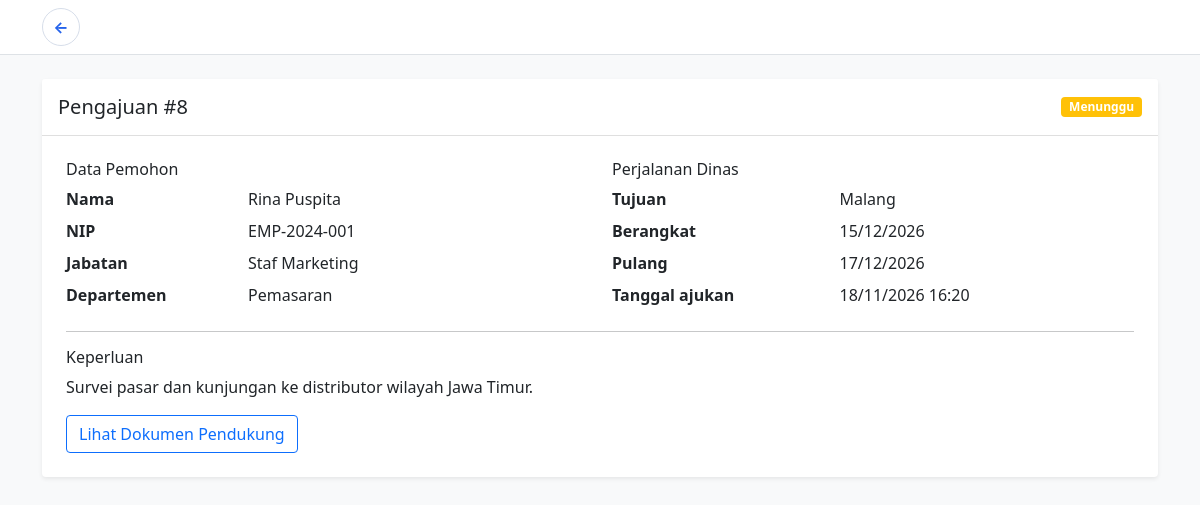
/detail_pengajuan.php?id=8 (signed in), run on the app's committed database.
### tables this page shows
CREATE TABLE IF NOT EXISTS `pengajuan` (
    `id_pengajuan` INT UNSIGNED NOT NULL AUTO_INCREMENT,
    `id_karyawan` INT UNSIGNED NOT NULL,
    `tujuan` VARCHAR(150) NOT NULL,
    `tanggal_berangkat` DATE NOT NULL,
    `tanggal_pulang` DATE NOT NULL,
    `keperluan` TEXT NOT NULL,
    `dokumen` VARCHAR(255) DEFAULT NULL,
    `status` ENUM('Menunggu', 'Disetujui', 'Ditolak') NOT NULL DEFAULT 'Menunggu',
    `alasan_penolakan` TEXT DEFAULT NULL,
    `biaya_estimasi` DECIMAL(15,2) NOT NULL DEFAULT 0,
    `tanggal_pengajuan` DATETIME NOT NULL DEFAULT CURRENT_TIMESTAMP,
    `tanggal_keputusan` DATETIME DEFAULT NULL,
    PRIMARY KEY (`id_pengajuan`),
    CONSTRAINT `fk_pengajuan_karyawan`
        FOREIGN KEY (`id_karyawan`) REFERENCES `karyawan` (`id_karyawan`)
        ON UPDATE CASCADE
        ON DELETE CASCADE,
    CONSTRAINT `chk_pengajuan_tanggal`
        CHECK (`tanggal_pulang` >= `tanggal_berangkat`)
);

CREATE TABLE IF NOT EXISTS `karyawan` (
    `id_karyawan` INT UNSIGNED NOT NULL AUTO_INCREMENT,
    `id_user` INT UNSIGNED NOT NULL,
    `nama` VARCHAR(100) NOT NULL,
    `nip` VARCHAR(30) NOT NULL,
    `jabatan` VARCHAR(100) NOT NULL,
    `departemen` VARCHAR(100) NOT NULL,
    `no_hp` VARCHAR(20) DEFAULT NULL,
    `alamat` TEXT DEFAULT NULL,
    PRIMARY KEY (`id_karyawan`),
    UNIQUE KEY `uq_karyawan_nip` (`nip`),
    UNIQUE KEY `uq_karyawan_id_user` (`id_user`),
    CONSTRAINT `fk_karyawan_users`
        FOREIGN KEY (`id_user`) REFERENCES `users` (`id`)
        ON UPDATE CASCADE
        ON DELETE CASCADE
);

### detail_pengajuan.php (the view, shortened to what this page needs)
<?php
$id = filter_input(INPUT_GET, "id", FILTER_VALIDATE_INT);
$conn = connection();
$stmt = $conn->prepare(
    "SELECT p.*, k.nama, k.nip, k.jabatan, k.departemen
     FROM pengajuan p
     INNER JOIN karyawan k ON k.id_karyawan = p.id_karyawan
     WHERE p.id_pengajuan = ? AND k.id_user = ?"
);
$stmt->bind_param("ii", $id, $_SESSION["user_id"]);
$stmt->execute();
$request = $stmt->get_result()->fetch_assoc();
$statusClasses = [
    "Menunggu" => "warning",
    "Disetujui" => "success",
    "Ditolak" => "danger",
];
?>
<!doctype html>
<html lang="id">
<head>
    <link href="https://cdn.jsdelivr.net/npm/bootstrap@5.0.2/dist/css/bootstrap.min.css" rel="stylesheet">
</head>
<body class="bg-light">
<nav class="navbar navbar-light bg-white border-bottom">
    <div class="container">
        <a class="back-circle" href="riwayat_pengajuan.php" aria-label="Kembali ke Riwayat Pengajuan">←</a>
    </div>
</nav>
<main class="container py-4">
    <?php if (!$request): ?>
        <div class="alert alert-danger">Pengajuan tidak ditemukan atau bukan milik Anda.</div>
    <?php else: ?>
        <div class="card border-0 shadow-sm">
            <div class="card-header bg-white d-flex justify-content-between align-items-center py-3">
                <h1 class="h5 mb-0">Pengajuan #<?= (int) $request["id_pengajuan"] ?></h1>
                <span class="badge bg-<?= $statusClasses[$request["status"]] ?>">
                    <?= htmlspecialchars($request["status"]) ?>
                </span>
            </div>
            <div class="card-body p-4">
                <div class="row g-4">
                    <div class="col-md-6">
                        <h2 class="h6">Data Pemohon</h2>
                        <dl class="row mb-0">
                            <dt class="col-sm-4">Nama</dt><dd class="col-sm-8"><?= htmlspecialchars($request["nama"]) ?></dd>
                            <dt class="col-sm-4">NIP</dt><dd class="col-sm-8"><?= htmlspecialchars($request["nip"]) ?></dd>
                            <dt class="col-sm-4">Jabatan</dt><dd class="col-sm-8"><?= htmlspecialchars($request["jabatan"]) ?></dd>
                            <dt class="col-sm-4">Departemen</dt><dd class="col-sm-8"><?= htmlspecialchars($request["departemen"]) ?></dd>
                        </dl>
                    </div>
                    <div class="col-md-6">
                        <h2 class="h6">Perjalanan Dinas</h2>
                        <dl class="row mb-0">
                            <dt class="col-sm-5">Tujuan</dt><dd class="col-sm-7"><?= htmlspecialchars($request["tujuan"]) ?></dd>
                            <dt class="col-sm-5">Berangkat</dt><dd class="col-sm-7"><?= date("d/m/Y", strtotime($request["tanggal_berangkat"])) ?></dd>
                            <dt class="col-sm-5">Pulang</dt><dd class="col-sm-7"><?= date("d/m/Y", strtotime($request["tanggal_pulang"])) ?></dd>
                            <dt class="col-sm-5">Tanggal ajukan</dt><dd class="col-sm-7"><?= date("d/m/Y H:i", strtotime($request["tanggal_pengajuan"])) ?></dd>
                        </dl>
                    </div>
                </div>
                <hr>
                <h2 class="h6">Keperluan</h2>
                <p><?= nl2br(htmlspecialchars($request["keperluan"])) ?></p>
                <?php if ($request["dokumen"]): ?>
                    <a class="btn btn-outline-primary" href="<?= htmlspecialchars($request["dokumen"]) ?>" target="_blank" rel="noopener">Lihat Dokumen Pendukung</a>
                <?php endif; ?>
            </div>
        </div>
    <?php endif; ?>
</main>
</body>
</html>

### detail_pengajuan.php (style rules this page uses)
.back-circle { width:38px;height:38px;display:inline-grid;place-items:center;border:1px solid #d7deea;border-radius:50%;background:#fff;color:#2563eb;text-decoration:none;font-weight:700 }

### data on the page
pengajuan: id_pengajuan "8", status "Menunggu", id_karyawan.nama "Rina Puspita", id_karyawan.nip "EMP-2024-001", id_karyawan.jabatan "Staf Marketing", id_karyawan.departemen "Pemasaran", tujuan "Malang", tanggal_berangkat "15/12/2026", tanggal_pulang "17/12/2026", tanggal_pengajuan "18/11/2026 16:20", keperluan "Survei pasar dan kunjungan ke distributor wilayah Jawa Timur."
